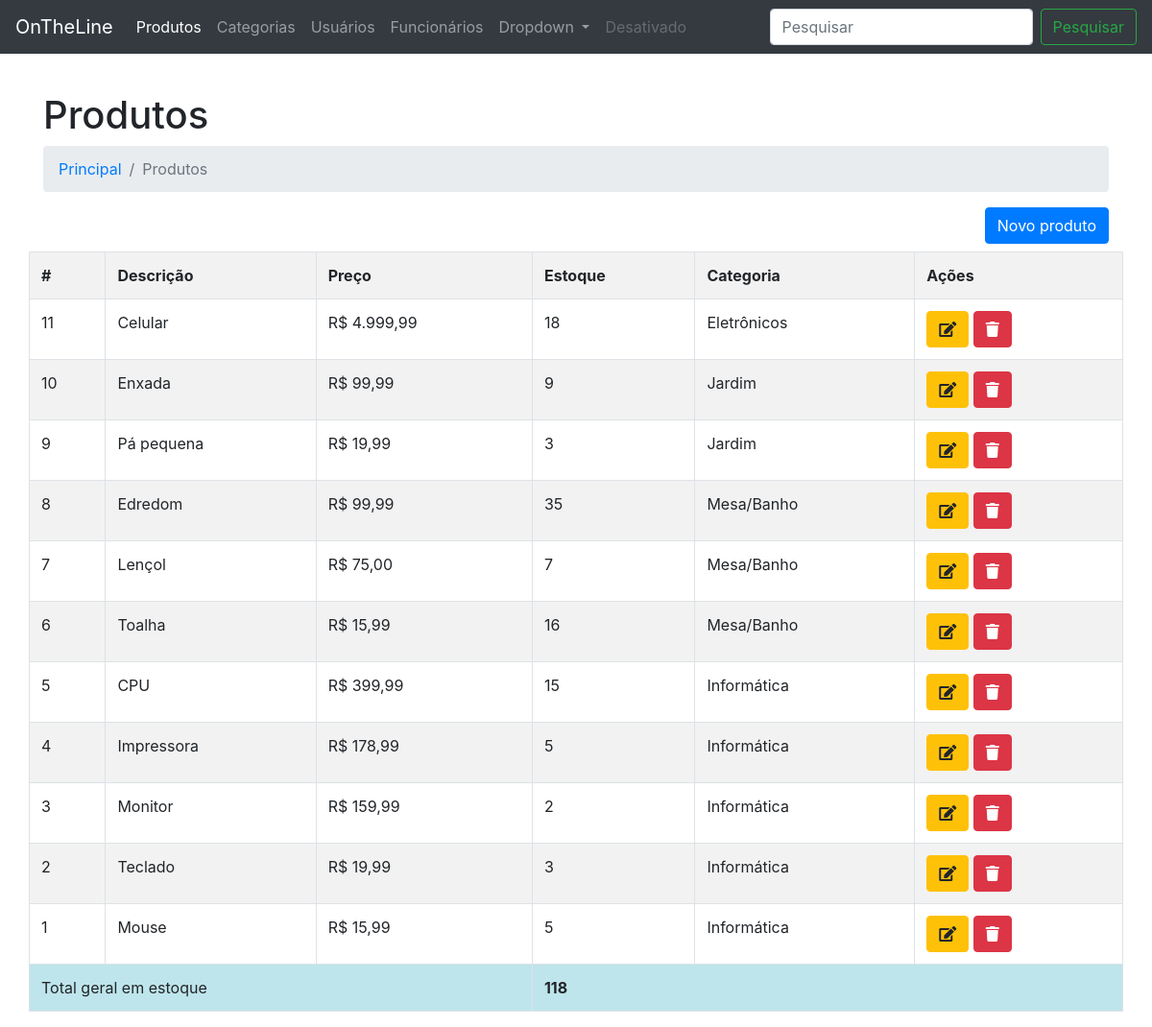
The page /sistema-loja/produtos.php on the database its author committed.
### tables this page shows
CREATE TABLE `produto` (
  `id` int(11) NOT NULL AUTO_INCREMENT,
  `nome` varchar(45) NOT NULL,
  `valor` decimal(14,2) NOT NULL,
  `estoque` int(11) NOT NULL DEFAULT '0',
  `id_categoria` int(11) NOT NULL,
  PRIMARY KEY (`id`)
);

CREATE TABLE `categoria` (
  `id` int(11) NOT NULL AUTO_INCREMENT,
  `descricao` varchar(45) NOT NULL,
  PRIMARY KEY (`id`)
);

### sistema-loja/produtos.php (the view, shortened to what this page needs)
<?php
	require "includes/connection.php";
	$sql_produtos = "SELECT p.*, c.descricao as categoria
					 FROM produto p
					 LEFT JOIN  categoria c ON c.id = p.id_categoria
					 ORDER BY p.id DESC";
	$produtos = $conexao->query($sql_produtos);
?>
<?php include "layout/header.php"; ?>
<?php include "layout/menu.php"; ?>
<div class="container">
	<p>&nbsp;</p>
	<h1>Produtos</h1>
	<div class="row">
		<div class="col">
			<nav aria-label="breadcrumb">
			  <ol class="breadcrumb">
			    <li class="breadcrumb-item"><a href="principal.php">Principal</a></li>
			    <li class="breadcrumb-item active" aria-current="page">Produtos</li>
			  </ol>
			</nav>
		</div>
	</div>
	<div class="row">
		<div class="col">
			<a href="novo-produto.php" class="btn btn-primary mb-2 float-right">Novo produto</a>
		</div>
	</div>
	<div class="row">
		<table class="table table-bordered table-striped table-hover">
			<tr>
				<th>#</th>
				<th>Descrição</th>
				<th>Preço</th>
				<th>Estoque</th>
				<th>Categoria</th>
				<th>Ações</th>
			</tr>
			<?php
			$total_estoque = 0;
			while($produto = $produtos->fetch_array(MYSQLI_ASSOC)) {  ?>
				<tr>
					<td><?php echo $produto['id']; ?></td>
					<td><?php echo $produto['nome']; ?></td>
					<td>R$ <?php echo number_format($produto['valor'], 2, ',','.'); ?></td>
					<td><?php echo $produto['estoque']; ?></td>
					<td><?php echo $produto['categoria'] ?></td>
					<td>
						<a href="novo-produto.php?id=<?php echo $produto['id']; ?>" class="btn btn-warning">
							<i class="fas fa-edit"></i>
						</a>
						<a href="exclui-produto.php?id=<?php echo $produto['id']; ?>" class="btn btn-danger" onclick="return confirm('Deseja realmente excluir?')">
							<i class="fas fa-trash"></i>
						</a>
					</td>
				</tr>
			<?php
				$total_estoque += $produto['estoque'];
				}
			?>
			<tr class="table-info">
				<td colspan="3">Total geral em estoque</td>
				<td colspan="3"><strong><?php echo $total_estoque; ?></strong></td>
			</tr>
		</table>
	</div>
</div>
<?php include "layout/footer.php"; ?>

### sistema-loja/layout/header.php (shortened to what this page needs)
<!DOCTYPE html>
<html>
<head>
	<link rel="stylesheet" type="text/css" href="css/bootstrap.min.css">
	<link rel="stylesheet" type="text/css" href="css/all.css">
</head>
<body>

### sistema-loja/layout/menu.php (shortened to what this page needs)
<nav class="navbar navbar-expand-lg navbar-dark bg-dark">
  <a class="navbar-brand" href="principal.php">OnTheLine</a>
  <div class="collapse navbar-collapse" id="conteudoNavbarSuportado">
    <ul class="navbar-nav mr-auto">
      <li class="nav-item active">
        <a class="nav-link" href="produtos.php">Produtos <span class="sr-only">(página atual)</span></a>
      </li>
      <li class="nav-item">
        <a class="nav-link" href="categorias.php">Categorias</a>
      </li>
      <li class="nav-item">
        <a class="nav-link" href="usuarios.php">Usuários</a>
      </li>
      <li class="nav-item">
        <a class="nav-link" href="funcionarios.php">Funcionários
        </a>
      </li>
      <li class="nav-item dropdown">
        <a class="nav-link dropdown-toggle" href="#" id="navbarDropdown" role="button" data-toggle="dropdown" aria-haspopup="true" aria-expanded="false">
          Dropdown
        </a>
      </li>
      <li class="nav-item">
        <a class="nav-link disabled" href="#">Desativado</a>
      </li>
    </ul>
    <form class="form-inline my-2 my-lg-0">
      <input class="form-control mr-sm-2" type="search" placeholder="Pesquisar" aria-label="Pesquisar">
      <button class="btn btn-outline-success my-2 my-sm-0" type="submit">Pesquisar</button>
    </form>
  </div>
</nav>

### sistema-loja/layout/footer.php (shortened to what this page needs)
</body>
</html>

### sistema-loja/css/all.css (style rules this page uses)
.fa,.fab,.fal,.far,.fas { -moz-osx-font-smoothing:grayscale;-webkit-font-smoothing:antialiased;display:inline-block;font-style:normal;font-variant:normal;text-rendering:auto;line-height:1 }
.fa-edit:before { content:"\f044" }
.fa-trash:before { content:"\f1f8" }
.fa,.far,.fas { font-family:"Font Awesome 5 Free" }
.fa,.fas { font-weight:900 }

### rows shown on the page
produto: id "11", nome "Celular", valor "4.999,99", estoque "18", id_categoria.descricao "Eletrônicos"
produto: id "10", nome "Enxada", valor "99,99", estoque "9", id_categoria.descricao "Jardim"
produto: id "9", nome "Pá pequena", valor "19,99", estoque "3", id_categoria.descricao "Jardim"
produto: id "8", nome "Edredom", valor "99,99", estoque "35", id_categoria.descricao "Mesa/Banho"
produto: id "7", nome "Lençol", valor "75,00", estoque "7", id_categoria.descricao "Mesa/Banho"
produto: id "6", nome "Toalha", valor "15,99", estoque "16", id_categoria.descricao "Mesa/Banho"
produto: id "5", nome "CPU", valor "399,99", estoque "15", id_categoria.descricao "Informática"
produto: id "4", nome "Impressora", valor "178,99", estoque "5", id_categoria.descricao "Informática"
produto: id "3", nome "Monitor", valor "159,99", estoque "2", id_categoria.descricao "Informática"
produto: id "2", nome "Teclado", valor "19,99", estoque "3", id_categoria.descricao "Informática"
produto: id "1", nome "Mouse", valor "15,99", estoque "5", id_categoria.descricao "Informática"

### other values the page prints
$total_estoque "118"
